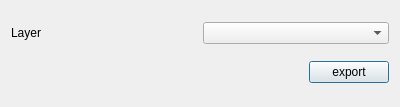
<?xml version="1.0" encoding="UTF-8"?>
<ui version="4.0">
 <class>Exporter</class>
 <widget class="QDialog" name="Exporter">
  <property name="geometry">
   <rect>
    <x>0</x>
    <y>0</y>
    <width>400</width>
    <height>107</height>
   </rect>
  </property>
  <property name="windowTitle">
   <string>Exporter</string>
  </property>
  <layout class="QVBoxLayout" name="verticalLayout">
   <item>
    <layout class="QHBoxLayout" name="horizontalLayout">
     <item>
      <widget class="QLabel" name="label">
       <property name="text">
        <string>Layer</string>
       </property>
      </widget>
     </item>
     <item>
      <widget class="QgsMapLayerComboBox" name="m_layer_cb"/>
     </item>
    </layout>
   </item>
   <item>
    <layout class="QHBoxLayout" name="horizontalLayout_2">
     <item>
      <spacer name="horizontalSpacer">
       <property name="orientation">
        <enum>Qt::Horizontal</enum>
       </property>
       <property name="sizeHint" stdset="0">
        <size>
         <width>40</width>
         <height>20</height>
        </size>
       </property>
      </spacer>
     </item>
     <item>
      <widget class="QPushButton" name="b_export">
       <property name="text">
        <string>export</string>
       </property>
      </widget>
     </item>
    </layout>
   </item>
  </layout>
 </widget>
 <customwidgets>
  <customwidget>
   <class>QgsMapLayerComboBox</class>
   <extends>QComboBox</extends>
   <header>qgsmaplayercombobox.h</header>
  </customwidget>
 </customwidgets>
 <resources/>
 <connections/>
</ui>
